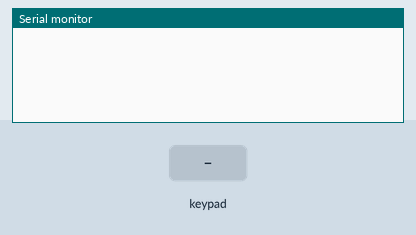
The sketch below on a simulated Arduino Uno, built with avr-gcc and run on an emulated ATmega328P. Parts: the last lines printed to the serial monitor. The inputs (shaded band) are chosen by the test bench.

Above: at 1.2 s.
1.3 s: key '1' pressed
At 2.5 s:
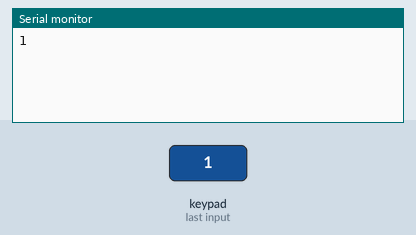
2.8 s: keypad keys 1 1 1 0 9 8 # pressed 0.4 s apart
At 5.7 s:
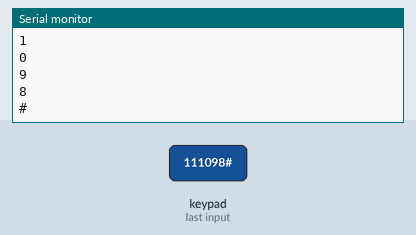
7.1 s: key 'A' pressed
At 8.3 s:
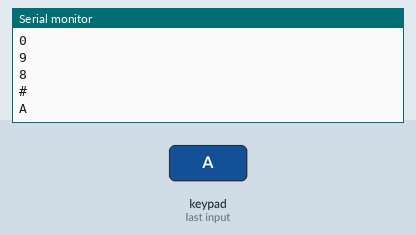
8.6 s: keypad keys 1 1 1 0 9 8 * pressed 0.4 s apart
At 12.3 s:
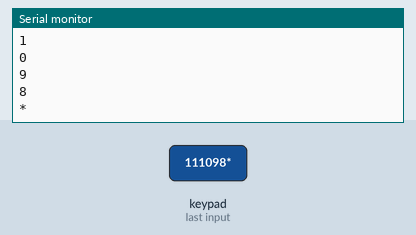
12.9 s: key 'B' pressed
At 14.0 s:
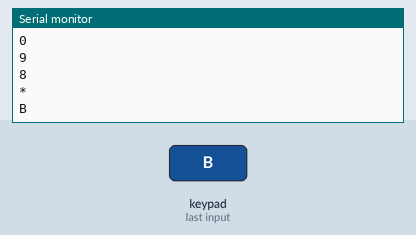
14.4 s: keypad keys 1 1 1 0 9 8 D pressed 0.4 s apart
At 18.0 s:
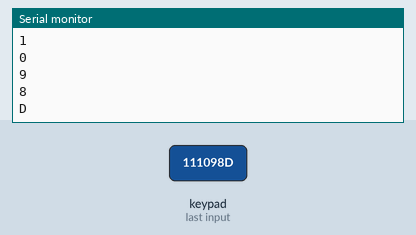
Timing chart, 0 to 19.5 s (numbered marks = the images above; inputs shaded):
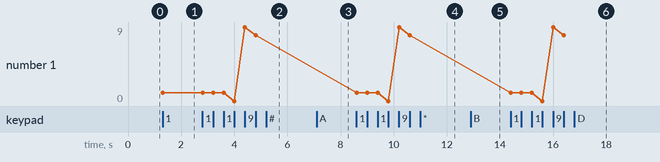

Measured:
- after the input at 1.3 s, the serial monitor: prints a new line at once (image 1)
- after the input at 2.8 s, the serial monitor: prints a new line after 1.2 s (image 2)
- after the input at 7.1 s, the serial monitor: prints a new line at once (image 3)
- after the input at 8.6 s, the serial monitor: prints a new line at once (image 4)
- after the input at 12.9 s, the serial monitor: prints a new line at once (image 5)
- after the input at 14.4 s, the serial monitor: prints a new line at once (image 6)
- plotted number 1: 1 → 8 after the input at 2.8 s

The sketch:

Lectura_Teclado.ino
```cpp
#include <Keypad.h>

const byte Filas = 4;          //KeyPad de 4 filas
const byte Cols = 4;           //y 4 columnas

byte Pins_Filas[] = {11, 10, 9, 8};     //Pines Arduino para las filas.
byte Pins_Cols[] = { 7, 6, 5, 4};     // Pines Arduino para las columnas.

char Teclas [ Filas ][ Cols ] =
{
  {'1', '2', '3', 'A'},
  {'4', '5', '6', 'B'},
  {'7', '8', '9', 'C'},
  {'*', '0', '#', 'D'}
};

Keypad Teclado1 = Keypad(makeKeymap(Teclas), Pins_Filas, Pins_Cols, Filas, Cols);

void setup()
{
  Serial.begin(9600);
}

void loop()
{
  char pulsacion = Teclado1.getKey() ;
  if (pulsacion != 0) {             // Si el valor es 0 es que no se
    Serial.println(pulsacion);      // se ha pulsado ninguna tecla
  }
}
```
